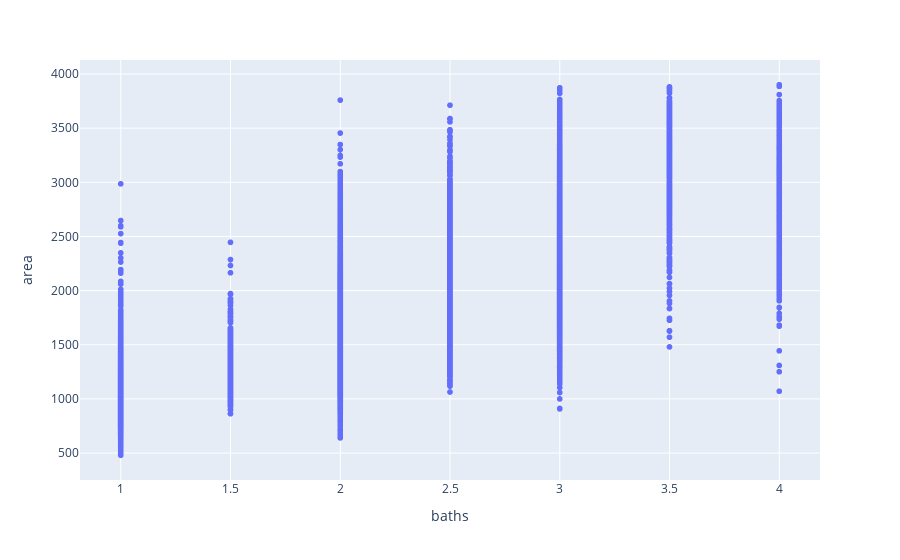

Notebook code for this chart:
### Code cell
import plotly.express as px
fig = px.scatter(train, x="baths", y="area")
fig.show()

### Figure 1 — Plotly figure (JSON) as saved in the notebook; plotly's stock layout.template omitted (floating-point values rounded to 4 significant figures; data arrays with more than 128 entries replaced by an {"elided": "..."} marker saying what was removed)
{"data": [{"hovertemplate": "baths=%{x}<br>area=%{y}<extra></extra>", "legendgroup": "", "marker": {"color": "#636efa", "symbol": "circle"}, "mode": "markers", "name": "", "showlegend": false, "type": "scattergl", "x": {"elided": "23693 float values"}, "xaxis": "x", "y": {"elided": "23693 int values"}, "yaxis": "y"}], "layout": {"autosize": true, "legend": {"tracegroupgap": 0}, "margin": {"t": 60}, "xaxis": {"anchor": "y", "autorange": true, "domain": [0, 1], "range": [0.8228, 4.177], "title": {"text": "baths"}, "type": "linear"}, "yaxis": {"anchor": "x", "autorange": true, "domain": [0, 1], "range": [215.1, 4166.0], "title": {"text": "area"}, "type": "linear"}}}
